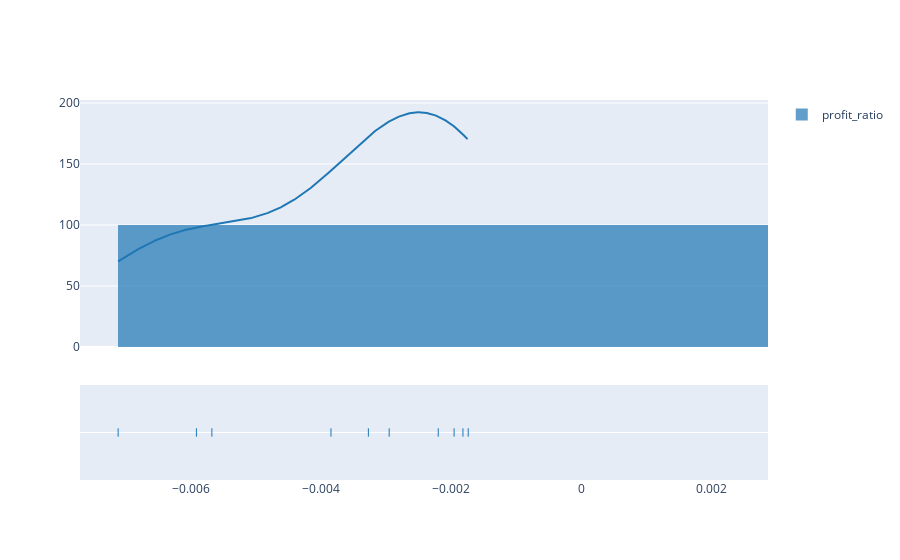

Here is the notebook cell this chart was saved with:
### Markdown cell above
### VarA

### Code cell
hist_data = [closed_tradesA.profit_ratio]
group_labels = ['profit_ratio']  # name of the dataset

fig = ff.create_distplot(hist_data, group_labels, bin_size=0.01)
fig.show()

### Figure 1 — Plotly figure (JSON) as saved in the notebook; plotly's stock layout.template omitted (floating-point values rounded to 4 significant figures; data arrays with more than 128 entries replaced by an {"elided": "..."} marker saying what was removed)
{"data": [{"autobinx": false, "histnorm": "probability density", "legendgroup": "profit_ratio", "marker": {"color": "rgb(31, 119, 180)"}, "name": "profit_ratio", "opacity": 0.7, "type": "histogram", "x": [-0.005686, -0.002203, -0.001822, -0.001959, -0.003853, -0.005924, -0.001741, -0.003278, -0.007128, -0.002957], "xaxis": "x", "xbins": {"end": -0.001741, "size": 0.01, "start": -0.007128}, "yaxis": "y"}, {"legendgroup": "profit_ratio", "marker": {"color": "rgb(31, 119, 180)"}, "mode": "lines", "name": "profit_ratio", "showlegend": false, "type": "scatter", "x": {"elided": "500 float values"}, "xaxis": "x", "y": {"elided": "500 float values"}, "yaxis": "y"}, {"legendgroup": "profit_ratio", "marker": {"color": "rgb(31, 119, 180)", "symbol": "line-ns-open"}, "mode": "markers", "name": "profit_ratio", "showlegend": false, "type": "scatter", "x": [-0.005686, -0.002203, -0.001822, -0.001959, -0.003853, -0.005924, -0.001741, -0.003278, -0.007128, -0.002957], "xaxis": "x", "y": ["profit_ratio", "profit_ratio", "profit_ratio", "profit_ratio", "profit_ratio", "profit_ratio", "profit_ratio", "profit_ratio", "profit_ratio", "profit_ratio"], "yaxis": "y2"}], "layout": {"barmode": "overlay", "hovermode": "closest", "legend": {"traceorder": "reversed"}, "xaxis": {"anchor": "y2", "domain": [0, 1], "zeroline": false}, "yaxis": {"anchor": "free", "domain": [0.35, 1], "position": 0}, "yaxis2": {"anchor": "x", "domain": [0, 0.25], "dtick": 1, "showticklabels": false}}}
